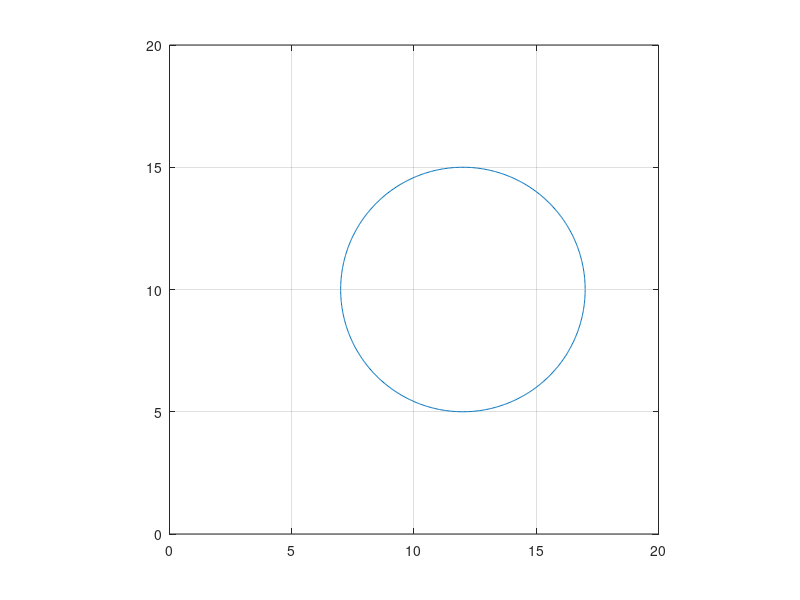

Recreate this plot in MATLAB.
xCenter = 12;
yCenter = 10;
theta = 0 : 0.01 : 2*pi;
radius = 5;
x = radius * cos(theta) + xCenter;
y = radius * sin(theta) + yCenter;
plot(x, y);
axis square;
xlim([0 20]);
ylim([0 20]);
grid on;